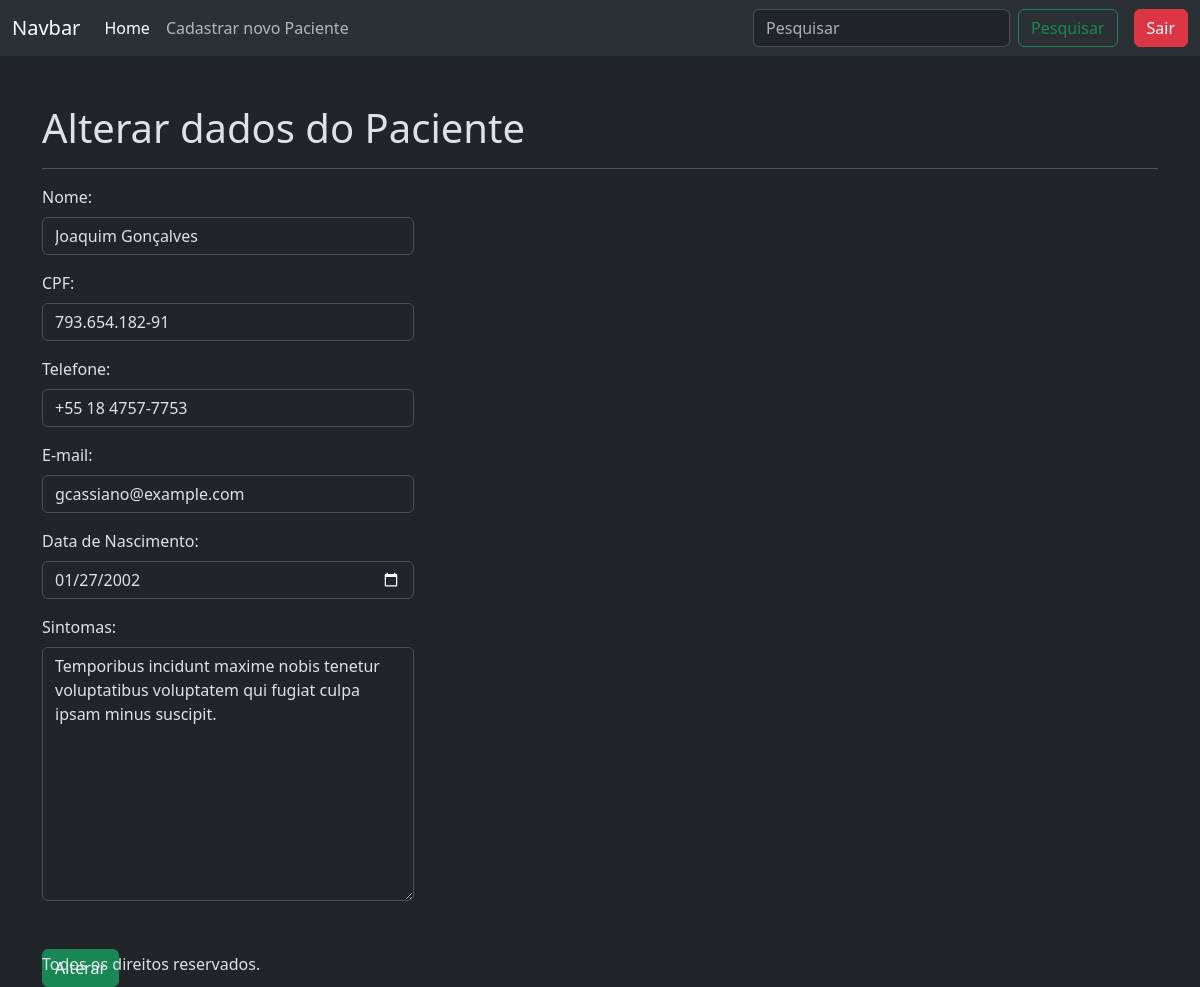
The page /alterarPaciente/192 (signed in) on the database its author committed.
### apps/crud/models.py (models this page shows, shortened)
class Paciente(models.Model):
    codigo_paciente = models.AutoField(primary_key=True)
    nome = models.CharField(null=False, blank=False)
    cpf = models.CharField(max_length=14, unique=True, blank=False)
    email = models.EmailField(unique=True, null=False, blank=False)
    telefone = models.CharField(max_length=15, null=False, blank=False)
    data_nascimento = models.DateField(null=False, blank=False)
    sintomas = models.TextField(null=True, blank=True)

### apps/crud/views.py (the view)
# urls.py: path('alterarPaciente/<int:codigo_paciente>', views.alterar_paciente, name='alterar_paciente'),
@login_required
def alterar_paciente(request, codigo_paciente):
    paciente = Paciente.objects.get(codigo_paciente=codigo_paciente)
    if request.method == 'POST':
        form = PacienteForm(request.POST, instance=paciente)
        if form.is_valid():
            form.save()
            return redirect('index')
    else:
        form = PacienteForm(instance=paciente)
    return render(request, 'alterar_dados.html',{
        'form':form,
        'paciente':paciente,
    })

### apps/crud/templates/alterar_dados.html (shortened to what this page needs)
{% extends 'base-crud.html' %}
{% load static%}
{% block content %}
<h1 class="mt-5">
    Alterar dados do Paciente
</h1>
<hr>
<form action="{% url 'alterar_paciente' paciente.codigo_paciente %}" method="POST">
    {% include 'includes/form.html' %}
    <div class="d-flex justify-content-start mt-5 mb-5">
        <button type="submit" class="btn btn-success">
            Alterar
        </button>
    </div>
</form>
{% endblock %}

### apps/crud/templates/includes/form.html (shortened to what this page needs)
<div class="col-12 col-md-6 col-lg-4 mb-3">
    <label for="{{ form.nome.id_for_label }}" class="form-label">Nome:</label>
    {{ form.nome }}
</div>
<div class="col-12 col-md-6 col-lg-4 mb-3">
    <label for="{{ form.cpf.id_for_label }}" class="form-label">CPF:</label>
    {{ form.cpf }}
</div>
<div class="col-12 col-md-6 col-lg-4 mb-3">
    <label for="{{ form.telefone.id_for_label }}" class="form-label">Telefone:</label>
    {{ form.telefone }}
</div>
<div class="col-12 col-md-6 col-lg-4 mb-3">
    <label for="{{ form.email.id_for_label }}" class="form-label">E-mail:</label>
    {{ form.email }}
</div>
<div class="col-12 col-md-6 col-lg-4 mb-3">
    <label for="{{ form.data_nascimento.id_for_label }}" class="form-label">Data de Nascimento:</label>
    {{ form.data_nascimento }}
</div>
<div class="col-12 col-md-6 col-lg-4 mb-3">
    <label for="{{ form.sintomas.id_for_label }}" class="form-label">Sintomas:</label>
    {{ form.sintomas }}
</div>

### rows shown on the page
Paciente: nome "Joaquim Gonçalves", cpf "793.654.182-91", telefone "+55 18 4757-7753", email "gcassiano@example.com", data_nascimento "01/27/2002", sintomas "Temporibus incidunt maxime nobis tenetur voluptatibus voluptatem qui fugiat culpa ipsam minus suscipit."
